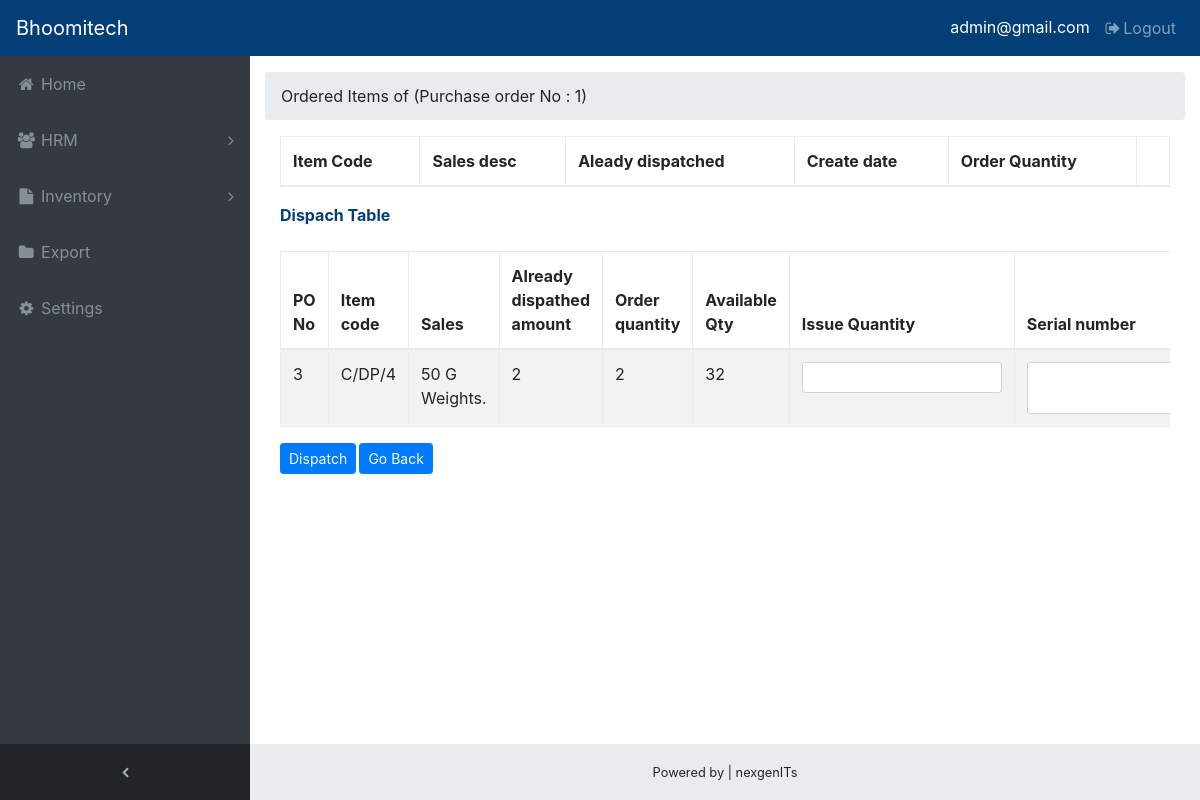
/AOD/aCreateNewAODSelect?sedit_id=1 (signed in), run on the app's committed database.
### tables this page shows
CREATE TABLE `aodView` (
  `id` int(11) NOT NULL,
  `poNo` varchar(1000) NOT NULL,
  `itemCode` varchar(1000) NOT NULL,
  `sales` varchar(1000) NOT NULL,
  `alreadyDispathedAmount` varchar(1000) NOT NULL,
  `orderQyt` varchar(1000) NOT NULL,
  `availableQty` varchar(1000) NOT NULL,
  `issueQty` varchar(1000) NOT NULL,
  `serialNumber` varchar(1000) NOT NULL,
  `status` varchar(1000) NOT NULL,
  `returnQtyType` varchar(1000) NOT NULL,
  `returnQty` varchar(1000) NOT NULL,
  `dispatchedDate` varchar(1000) NOT NULL,
  `selectView` varchar(1000) NOT NULL
);

### AOD/aCreateNewAODSelect.php (the view, shortened to what this page needs)
<!DOCTYPE html>
<html lang="en">
<head>
   <?php include('../include/head.php') ?>
</head>
<body class="fixed-nav sticky-footer bg-dark" id="page-top">
  <?php include('../include/nav.php') ?>
  <div class="content-wrapper">
    <div class="container-fluid">
      <ol class="breadcrumb">
        <li class="breadcrumb-item">
          Ordered Items of (Purchase order No : <?php if(isset($_GET['sedit_id'])){ echo $_GET['sedit_id'];}?>)
        </li>
      </ol>
    <div class="container">
       <table id="editable_table" class="table table-bordered table-striped">
       <thead>
        <tr>
         <th>Item Code</th>
         <th>Sales desc</th>
         <th>Aleady dispatched</th>
         <th>Create date</th>
         <th>Order Quantity</th>
         <td> </td>
        </tr>
       </thead>
      <?php
        require '../include/config.php';
      ?>
    </div>
    <div class="">
      <div class="table-responsive">
        <form action="" method="POST">
          <table  class="table table-bordered table-striped table-responsive" width="1500px" id="dispachTable">
           <thead>
            <tr>
             <th>PO No</th>
             <th>Item code</th>
             <th>Sales</th>
             <th>Already dispathed amount</th>
             <th>Order quantity</th>
             <th>Available Qty</th>
             <th>Issue Quantity</th>
             <th>Serial number</th>
            </tr>
           </thead>
           <tbody>
          <div class="name">
          <b>Dispach Table<b><br><br>
          </div>
          <?php
            $selectView =1;
            $queryView ="SELECT * FROM aodView WHERE selectView='$selectView'";
            $resultView =mysqli_query($conn,$queryView);
            while($rowView = mysqli_fetch_array($resultView))
            {
            echo '
            <tr>
                <td>'.$rowView["poNo"].'</td>
                <input type="hidden" name="poNo" value="'.$rowView["poNo"].'"/>
                <td>'.$rowView["itemCode"].'</td>
                <input type="hidden" name="itemCode" value='.$rowView["itemCode"].'>
                <td>'.$rowView["sales"].'</td>
                <textarea type="hidden" style="display:none;"  name="sales">'.$rowView["sales"].'</textarea>
                <td>'.$rowView["alreadyDispathedAmount"].'</td>
                <input type="hidden" name="alreadyDispathedAmount" value='.$rowView["alreadyDispathedAmount"].'>
                <td>'.$rowView["orderQyt"].'</td>
                <input type="hidden" name="orderQyt" value='.$rowView["orderQyt"].'>
                <td>'.$rowView["availableQty"].'</td>
                <input type="hidden" name="availableQty" value='.$rowView["availableQty"].'>
                <td><input type="number" name="issueQty" class="form-control form-control-sm" min="0" step="0"/></td>
                <td><textarea type="text" name="serialNumber" class="form-control form-control-sm"></textarea></td>
                <td>Approved</td>
                <td><select type="text" class="form-control form-control-sm" name="returnQtyType">
                <option value="">Select</option>
                <option value="Full Return">Full Return</option>
                <option value="Partial Return">Partial Return</option>
                </select></td>
                <td><input type="number" name="returnQty"  class="form-control form-control-sm" min="0"/></td>
                <td><input type="text" name="dispatchedDate"  class="form-control form-control-sm" value='.date("Y-m-d").' readonly/></td>
                <td><input type="button" value ="Delete" onclick="myForm1('.$rowView["id"].')"  class="btn btn-primary btn-sm" /></td>
            </tr>
            ';
            }
         ?>
        </tbody>
        </table>
        <input type="button" value ="Dispatch"  onclick="myDispatch()" class="btn btn-primary btn-sm" />
        <input type="button" value="Go Back" onclick="window.location='./aCreateNewAODCreate';" class="btn btn-primary btn-sm" />
        </form>
      </div>
     </div>
     <br>
     </div>
    </div>
    <?php include('../include/footer.php') ?>
</body>
</html>

### css/sb-admin.css (style rules this page uses)
html { position: relative; min-height: 100%; }
body { overflow-x: hidden; }
body.sticky-footer { margin-bottom: 56px; }
body.sticky-footer .content-wrapper { min-height: calc(100vh - 56px - 56px); }
body.fixed-nav { padding-top: 56px; }
.content-wrapper { min-height: calc(100vh - 56px); padding-top: 1rem; }
.content-wrapper { overflow-x: hidden; background: white; }
@media (min-width: 992px) { .content-wrapper { margin-left: 250px; } }

### AOD/aCreateNewAODSelect.php (style rules this page uses)
.name { color: #043e77; }

### data on the page
aodview: poNo "3", itemCode "C/DP/4", sales "50 G Weights.", alreadyDispathedAmount "2", orderQyt "2", availableQty "32"

### other printed values
$email "admin@gmail.com"
$_GET['sedit_id'] "1"
